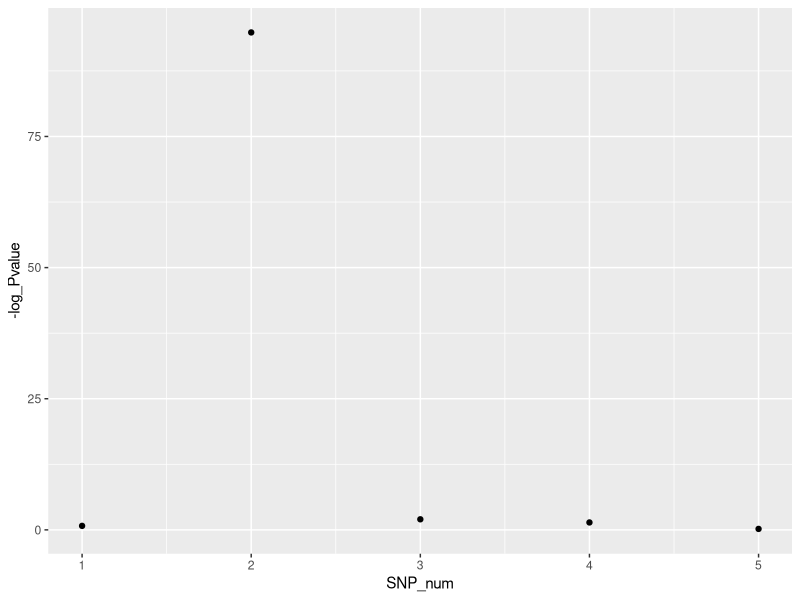
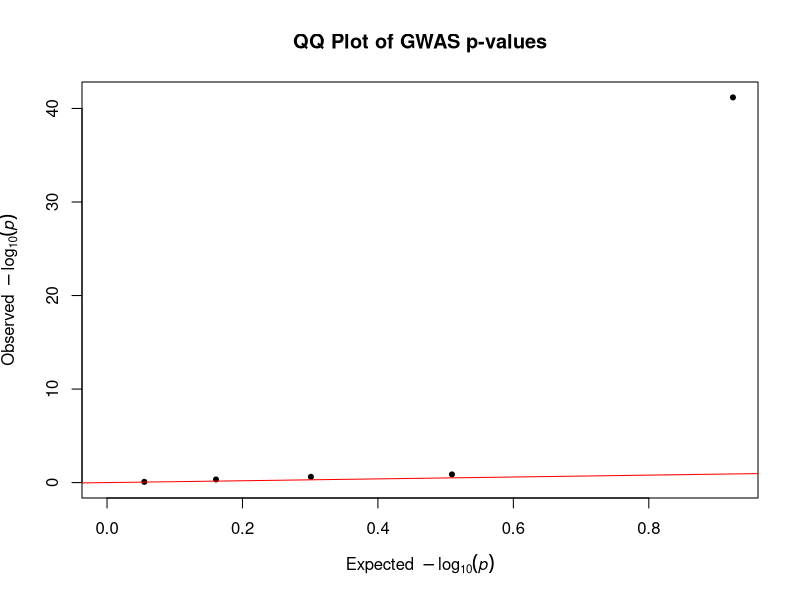

Source code (R) for these figures, in order:
## ---- chunk 1
#| message: false
#library(snpStats)
library(tidyverse)
library(broom)
library(qqman)

# Set seed
set.seed(394)
## ---- chunk 2

n <- 1000   # number of microbes
num_snps <- 5  # number of SNPs

# Function to generate SNPs based on minor allele frequency

generate_snp_maf <- function(n, maf, major = "A", minor = "G") {
  allele1 <- ifelse(runif(n) < maf, minor, major)   # generate first allele (major/minor based on MAF) 
  allele2 <- ifelse(runif(n) < maf, minor, major) #  # generate second allele independently
  paste0(allele1, "/", allele2)   # genotype in 
}

# minor allele frequencies
maf_values <- c(0.6, 0.8, 0.2, 0.4, 0.1)  

# create SNP dataset with MAF????
snp_data <- data.frame(
  ID = 1:n,
  SNP1 = generate_snp_maf(n, maf_values[1], "A", "G"),
  SNP2 = generate_snp_maf(n, maf_values[2], "C", "T"),
  SNP3 = generate_snp_maf(n, maf_values[3], "G", "A"),
  SNP4 = generate_snp_maf(n, maf_values[4], "T", "C"),
  SNP5 = generate_snp_maf(n, maf_values[5], "A", "G")
)

# View first few rows
head(snp_data)
## ---- chunk 3

# SNPs from bases to numbers based on the minor allele numerically
convert_to_numeric <- function(snp, minor_allele) {
  sapply(snp, function(x) sum(unlist(strsplit(x, "/")) == minor_allele)) # count occurrences of the minor allele
}

# determining minor allele in each SNP and assigning it to 
snp_numeric <- snp_data %>%
  mutate(
    SNP1_numeric = convert_to_numeric(SNP1, "G"),
    SNP2_numeric = convert_to_numeric(SNP2, "T"),
    SNP3_numeric = convert_to_numeric(SNP3, "A"),
    SNP4_numeric = convert_to_numeric(SNP4, "C"),
    SNP5_numeric = convert_to_numeric(SNP5, "G")
  ) %>%
  select(ID, ends_with("_numeric"))  
head(snp_numeric)

## ---- chunk 4

#determining SNP associated with trait
n <- nrow(snp_numeric) # calculate the number of individuals 
y <- 3 * snp_numeric[,'SNP2_numeric'] + rnorm(n, 0, 1) # y = 2 * x + e

# look at the first few simulated trait values
head(y)

## ---- chunk 5
# y to a binary trait (1 = high methane producer, 0 = low)
y_binary <- as.numeric(y > median(y))  # Median split to define high/low producers

#  logistic regression for each SNP
run_gwas <- function(snp_col) {
  model <- glm(y_binary ~ snp_numeric[[snp_col]], family = binomial) # Logistic regression
  tidy(model) %>% filter(term != "(Intercept)")  # Extract SNP results (skip intercept)
}

gwas_results <- map_dfr(names(snp_numeric)[-1], run_gwas, .id = "SNP") 

gwas_results

## ---- chunk 6
# Bonferroni correction
gwas_results <- gwas_results %>%
  mutate(p_adj = p.value * nrow(gwas_results)) 

gwas_results %>% 
  arrange(p.value)

## ---- chunk 7
# prepare for graphing the Manhattan plot
gwas_plot_data <- gwas_results %>%
  mutate(SNP_num = row_number()) 
gwas_plot_data <- gwas_plot_data %>% 
  mutate(log_Pvalue = log(p.value))


ggplot(gwas_plot_data, aes(x= SNP_num, y= -log_Pvalue))+
  geom_point()

# QQ plot 
qqman::qq(gwas_results$p.value, main = "QQ Plot of GWAS p-values")
